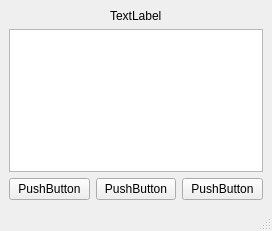
<?xml version="1.0" encoding="UTF-8"?>
<ui version="4.0">
 <class>MainWindow</class>
 <widget class="QMainWindow" name="MainWindow">
  <property name="geometry">
   <rect>
    <x>0</x>
    <y>0</y>
    <width>272</width>
    <height>231</height>
   </rect>
  </property>
  <property name="windowTitle">
   <string>MainWindow</string>
  </property>
  <widget class="QWidget" name="centralwidget">
   <layout class="QVBoxLayout" name="verticalLayout">
    <item alignment="Qt::AlignmentFlag::AlignHCenter">
     <widget class="QLabel" name="label">
      <property name="text">
       <string>TextLabel</string>
      </property>
     </widget>
    </item>
    <item>
     <widget class="QTextBrowser" name="textBrowser"/>
    </item>
    <item>
     <layout class="QHBoxLayout" name="horizontalLayout_2">
      <item>
       <widget class="QPushButton" name="pushButton">
        <property name="text">
         <string>PushButton</string>
        </property>
       </widget>
      </item>
      <item>
       <widget class="QPushButton" name="pushButton_2">
        <property name="text">
         <string>PushButton</string>
        </property>
       </widget>
      </item>
      <item>
       <widget class="QPushButton" name="pushButton_3">
        <property name="text">
         <string>PushButton</string>
        </property>
       </widget>
      </item>
     </layout>
    </item>
   </layout>
  </widget>
  <widget class="QMenuBar" name="menubar">
   <property name="geometry">
    <rect>
     <x>0</x>
     <y>0</y>
     <width>272</width>
     <height>21</height>
    </rect>
   </property>
  </widget>
  <widget class="QStatusBar" name="statusbar"/>
 </widget>
 <resources/>
 <connections/>
</ui>
